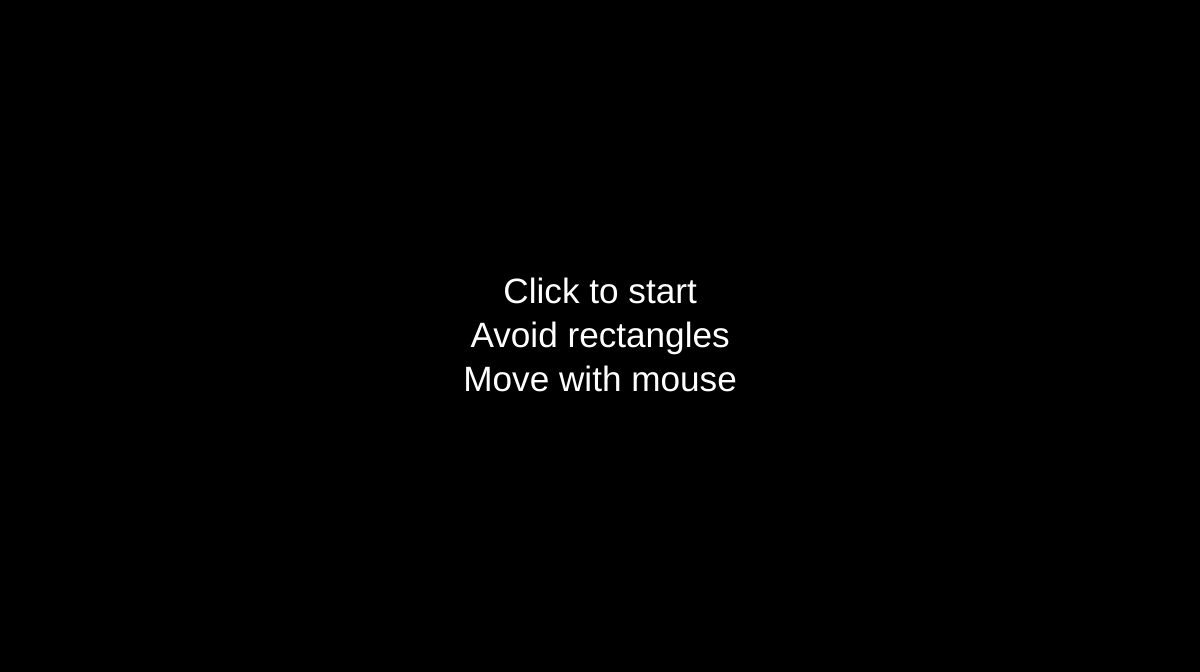
Frame 1 (no input)
Frame 60 (no input): identical to frame 1, image omitted
Frame 120 (the mouse pressed at the canvas centre since frame 60): identical to frame 1, image omitted

The p5.js sketch that drew this single still picture (run headless with seeded random() and noise() and a simulated clock; from frame 60 on, the mouse is pressed at the canvas centre):

// p5.js sketch
// ── sketch.js
var player = {
	x: 25,
	y: 50,
	w: 20,
	speed: 10
};
var boxes = [];
var dead = true;
var speed = 2;
var score = 0;
var lastSpawn = 0;
var nW = 1366;
var nH = 768;
var scl = 1;
var highscore = 0;

function setup() {
	//Calc correct dimensions here and scaling and when resized
	createCanvas(nW, nH);
	calcScl();
	noStroke();
	reset();
}

function draw() {
	push();
	scale(scl);
	background(0);
	textAlign(CENTER, CENTER);
	textSize(40);
	fill(255);
	if (dead == false) {
		text(floor(score), nW / 2, 22);
		if (mouseY / scl >= player.y + player.speed) player.y += player.speed;
		if (mouseY / scl <= player.y - player.speed) player.y -= player.speed;
		if (abs((mouseY / scl) - player.y) < player.speed) player.y = mouseY / scl;
		player.y = constrain(player.y, player.w / 2, nH - (player.w / 2));
		fill(0, 0, 255);
		rect(player.x - (player.w / 2), player.y - (player.w / 2), player.w, player.w);
		spawn();
		for (var i = boxes.length - 1; i >= 0; i--) {
			boxes[i].move();
			boxes[i].show();
			boxes[i].hit(); //Remove is called in hit, so it doesnt get removed twice
			//boxes[i].remove();
		}
		speed += .025;
		speed = constrain(speed, 2, 15);
		score += speed / 10;
	} else if (dead == true) {
		var txt = "Click to start\nAvoid rectangles\nMove with mouse";
		if (highscore > 0) txt += "\nHighscore: " + floor(highscore);
		text(txt, nW / 2, nH / 2);
	}
	pop();
}


function Box() {
	this.h = random(125, 250);
	this.w = random(7, 12);
	this.x = nW - this.w / 2;
	this.y = random(this.h / 2, nH - this.h / 2);

	this.move = function() {
		this.x -= speed;
	}

	this.hit = function() {
		if (collideRectRect(player.x - player.w / 2, player.y - player.w / 2, player.w, player.w, this.x - this.w / 2, this.y - this.h / 2, this.w, this.h) /*abs(this.x - player.x) < (this.w / 2) + (player.w / 2) && abs(this.y - player.y) < (this.h / 2) + (player.h / 2)*/ ) {
			dead = true;
			reset(); //TO-DO Fix player collision, maybe its because the rectangles are going to fast and skipping the player
		} else {
			this.remove();
		}
	}

	this.show = function() {
		fill(255, 0, 0);
		rect(this.x - this.w / 2, this.y - this.h / 2, this.w, this.h);
	}

	this.remove = function() {
		if (this.x < -this.w / 2) {
			boxes.splice(boxes.indexOf(this), 1);
		}
	}
}

function spawn() {
	if (score - lastSpawn > 15) {
		boxes.push(new Box());
		lastSpawn = score;
	}
}

function reset() {
	player.x = 25;
	player.y = nH / 2;
	boxes = [];
	speed = 2;
	if (score > highscore) highscore = score;
	score = 0;
	lastSpawn = 0;
}

function mouseClicked() {
	if (dead) {
		reset();
		dead = false;
	} else {
		return false;
	}
}

p5.prototype.collideRectRect = function(x, y, w, h, x2, y2, w2, h2) {
	//2d
	//add in a thing to detect rectMode CENTER
	if (x + w >= x2 && // r1 right edge past r2 left
		x <= x2 + w2 && // r1 left edge past r2 right
		y + h >= y2 && // r1 top edge past r2 bottom
		y <= y2 + h2) { // r1 bottom edge past r2 top
		return true;
	}
	return false;
};

function calcScl() {
	var newWidth = windowWidth;
	var newHeight = windowHeight;
	if (windowWidth * .56 < windowHeight) {
		var newWidth = windowWidth;
		var newHeight = newWidth * .56;
	} else {
		newHeight = windowHeight; //1366, 768
		newWidth = newHeight / .56;
	}
	resizeCanvas(newWidth, newHeight);
	scl = width / nW;
}

function windowResized() {
	calcScl();
}
